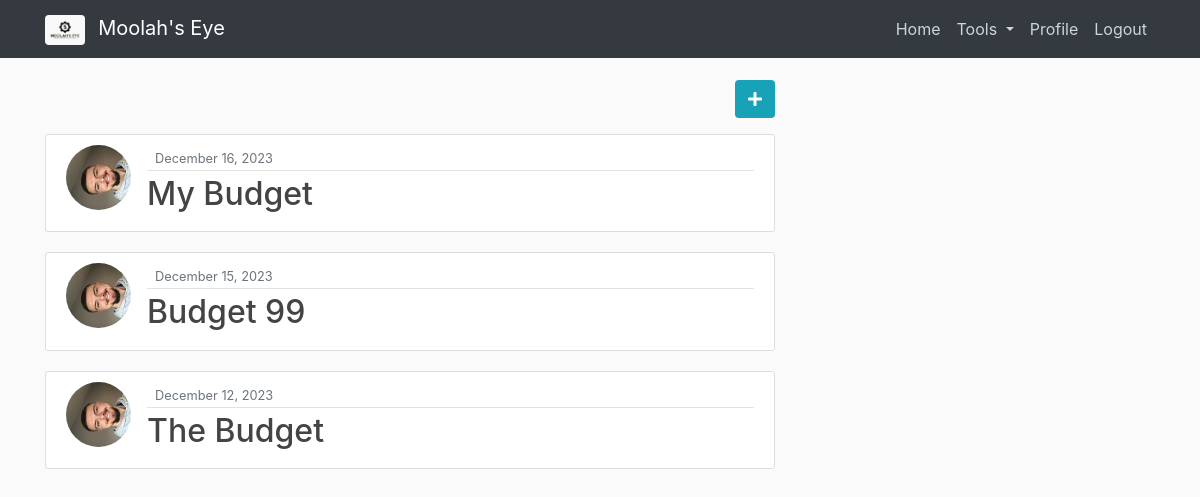
/ (signed in), run on the app's committed database.
### budgets/models.py (models this page shows, shortened)
class Budget(models.Model):
    name = models.CharField(max_length=32, unique=True, blank=False)
    limit = models.DecimalField(max_digits=10, decimal_places=2)
    date_created = models.DateTimeField(default=timezone.now)
    creator = models.ForeignKey(User, on_delete=models.CASCADE)

### users/models.py (models this page shows, shortened)
class Profile(models.Model):
    user = models.OneToOneField(User, on_delete=models.CASCADE)
    image = models.ImageField(default='default.jpeg', upload_to='profile_pics')

### budgets/views.py (the view)
# urls.py: path('', BudgetListView.as_view(), name='budgets-home'),
class BudgetListView(LoginRequiredMixin, ListView):
    model = Budget
    template_name = 'budgets/home.html'
    context_object_name = 'budgets'
    paginate_by = 5
    def get_queryset(self):
        user = get_object_or_404(User, username=self.request.user)
        return Budget.objects.filter(creator=user).order_by('-date_created')
    def get_context_data(self, **kwargs):
        context = super().get_context_data(**kwargs)
        context["title"] = "Budgets"
        return context

### budgets/templates/budgets/home.html (shortened to what this page needs)
{% extends 'budgets/base.html' %}
{% block content %}
    <div class="text-right mb-3">
        <a class="btn bg-info text-white rounded" href="{% url 'budgets-create' %}"><i class="fas fa-plus"></i></a>
    </div>
    {% for budget in budgets %}
        <article class="media content-section">
            <img class="rounded-circle article-img" src="{{ budget.creator.profile.image.url }}">
            <div class="media-body">
                <div class="article-metadata">
                    <small class="text-muted">{{ budget.date_created|date:'F d, Y' }}</small>
                </div>
                <h2>
                    <a class="article-title" href="{% url  'budgets-detail' budget.id %}">{{ budget.name }}</a>
                </h2>
            </div>
        </article>
    {% endfor %}
{% endblock content %}

### budgets/static/budgets/css/main.css (style rules this page uses)
body { background: #fafafa; color: #333333; margin-top: 5rem; }
h1, h2, h3, h4, h5, h6 { color: #444444; }
.content-section { background: #ffffff; padding: 10px 20px; border: 1px solid #dddddd; border-radius: 3px; margin-bottom: 20px; }
.article-title { color: #444444; }
.article-img { height: 65px; width: 65px; margin-right: 16px; }
.article-metadata { padding-bottom: 1px; margin-bottom: 4px; border-bottom: 1px solid #e3e3e3 }

### data on the page
Budget: creator.profile.image (picture), date_created "December 16, 2023", name "My Budget"
Budget: creator.profile.image (picture), date_created "December 15, 2023", name "Budget 99"
Budget: creator.profile.image (picture), date_created "December 12, 2023", name "The Budget"
